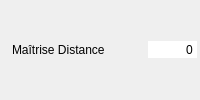
       <widget class="QWidget" name="widget_distance" native="true">
        <property name="minimumSize">
         <size>
          <width>200</width>
          <height>26</height>
         </size>
        </property>
        <layout class="QHBoxLayout" name="horizontalLayout_19">
         <property name="spacing">
          <number>2</number>
         </property>
         <property name="leftMargin">
          <number>3</number>
         </property>
         <property name="topMargin">
          <number>3</number>
         </property>
         <property name="rightMargin">
          <number>3</number>
         </property>
         <property name="bottomMargin">
          <number>3</number>
         </property>
         <item>
          <widget class="QLabel" name="label_37">
           <property name="text">
            <string/>
           </property>
           <property name="pixmap">
            <pixmap resource="../../resources/resources.qrc">:/images/Aptitudes/distance.png</pixmap>
           </property>
          </widget>
         </item>
         <item>
          <widget class="QLabel" name="label_distance">
           <property name="text">
            <string>Maîtrise Distance</string>
           </property>
          </widget>
         </item>
         <item>
          <spacer name="horizontalSpacer_20">
           <property name="orientation">
            <enum>Qt::Horizontal</enum>
           </property>
           <property name="sizeHint" stdset="0">
            <size>
             <width>37</width>
             <height>12</height>
            </size>
           </property>
          </spacer>
         </item>
         <item>
          <widget class="QSpinBox" name="sp_distance">
           <property name="focusPolicy">
            <enum>Qt::NoFocus</enum>
           </property>
           <property name="autoFillBackground">
            <bool>true</bool>
           </property>
           <property name="frame">
            <bool>false</bool>
           </property>
           <property name="alignment">
            <set>Qt::AlignRight|Qt::AlignTrailing|Qt::AlignVCenter</set>
           </property>
           <property name="buttonSymbols">
            <enum>QAbstractSpinBox::NoButtons</enum>
           </property>
           <property name="suffix">
            <string/>
           </property>
           <property name="minimum">
            <number>-999999</number>
           </property>
           <property name="maximum">
            <number>9999999</number>
           </property>
           <property name="stepType">
            <enum>QAbstractSpinBox::DefaultStepType</enum>
           </property>
          </widget>
         </item>
        </layout>
       </widget>
